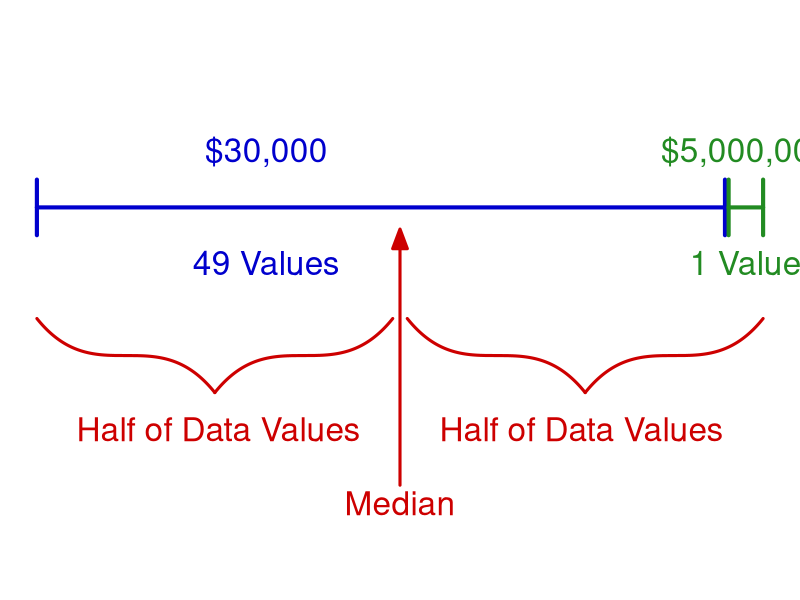

This chart was generated by the following R code:
xbar = (1 + 1 + 1 + 2 + 2 + 3 + 4 + 4 + 4 + 4 + 4)/11
xbar

xbar = (3*1 + 2*2 + 1*3 + 5*4)/11
xbar

x = c(1, 1, 1, 2, 2, 3, 4, 4, 4, 4, 4)
n = length(x)

xbar = sum(x)/n
xbar

x = c(1, 1, 1, 2, 2, 3, 4, 4, 4, 4, 4)

quantile(x, probs = 0.50)

x = c(3, 4, 8, 8, 10, 11, 12, 13, 14, 15, 15, 16, 16, 17, 17, 18, 21, 22, 22, 24, 24, 25, 26, 26, 27, 27, 29, 29, 31, 32, 33, 33, 34, 34, 35, 37, 40, 44, 44, 47)

# Find the Mean
n = length(x)

xbar = sum(x)/n
xbar

# Find the Median
M = median(x)
M

x = c(3, 4, 5, 7, 7, 7, 7, 8, 8, 9, 9, 10, 10, 10, 10, 10, 11, 12, 12, 13, 14, 14, 15, 15, 17, 17, 18, 19, 19, 19, 21, 21, 22, 22, 23, 24, 24, 24, 24)

# Find the Mean
n = length(x)

xbar = sum(x)/n
xbar

# Find the Median
M = quantile(x, probs = 0.50)
M

x = c(42, 24, 35, 31.5, 32.5, 32, 48.5, 35.5, 38, 40, 20.5, 37, 34, 41.5, 43, 49, 48, 28, 35, 48.5, 22, 35.5, 44.5, 39, 21.5, 34.5, 40)

# Find the Mean
N = length(x)

mu = sum(x)/N
mu

# Find the Median
M = quantile(x, probs = 0.50)
M

## To Do: Video Example Mean/Median

xbar = (1*5000000 + 49*30000)/50
xbar

library(shape)

png("visual_median.png", width = 1000, height = 300)

rangebar = function(x0, x1, y, d, col){
    segments(x0, y-d, x0, y+d, lwd = 4, col = col)
    segments(x0, y, x1, y, lwd = 4, col = col)
    segments(x1, y-d, x1, y+d, lwd = 4, col = col)
}

rangebrace = function(x0, x1, y, d, col){
    Y = seq(y, y+d, length = 500)
    Xl = (x1 - x0)/4 * ( (2/d)^(1/3) * sign(Y - (y + d/2))*abs(Y - (y + d/2))^(1/3) + 1 ) + (x0 + x1)/2
    Xr = (x1 - x0)/4 * ( -(2/d)^(1/3) * sign(Y - (y + d/2))*abs(Y - (y + d/2))^(1/3) - 1 ) + (x0 + x1)/2
    lines(Xl, Y, lwd = 3, col = col)
    lines(Xr, Y, lwd = 3, col = col)
}

c1 = "blue3"#"#332288"
c2 = "forestgreen"#"#117733"
c3 = "red3"#"#882255"

a = 0
b = 9.5
c = 10
eps = 0.025

par(mar = c(0, 0, 0, 0))
plot(NULL, xlim = c(-0.1, 10.1), ylim = c(-2, 1), axes = FALSE, ann = FALSE)
rangebar(a, b-eps, 0, 0.15, col = c1)
rangebar(b+eps, c, 0, 0.15, col = c2)

text(x = (a + b-eps)/3, y = 0.3, labels = "$30,000", cex = 2, col = c1)
text(x = (a + b-eps)/3, y = -0.3, labels = "49 Values", cex = 2, col = c1)
text(x = (b+eps + c)/2, y = 0.3, labels = "$5,000,000", cex = 2, col = c2)
text(x = (b+eps + c)/2, y = -0.3, labels = "1 Value", cex = 2, col = c2)

rangebrace(a, (a + c)/2 - 4*eps, -1, 0.4, col = c3)
rangebrace((a + c)/2 + 4*eps, c, -1, 0.4, col = c3)
text(x = (3*a + c)/4, y = -1.2, labels = "Half of Data Values", cex = 2, col = c3)
text(x = (a + 3*c)/4, y = -1.2, labels = "Half of Data Values", cex = 2, col = c3)

Arrows((a + c)/2, -1.5, (a + c)/2, -0.17, lwd = 3, col = c3, arr.type = "triangle", arr.width = 0.3)
text(x = (a + c)/2, y = -1.5, labels = "Median", cex = 2, pos = 1, col = c3)

dev.off()

## To Do: Example Video like above
